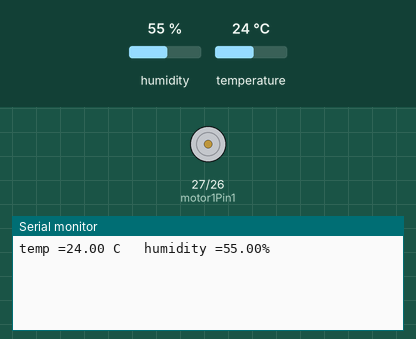
This sketch was run on a simulated ESP32. Parts: motor-driver pin pairs drawn as motors (green arrow = first pin HIGH = forward, orange = second pin HIGH = backward, longer = more drive, scaled by the enable pin), the last lines printed to the serial monitor. The test bench sets the inputs (shaded band); at power-on: temperature 24 °C, humidity 55 %.

Above: at 4.2 s.
4.3 s: temperature set to 28 °C
At 6.7 s:
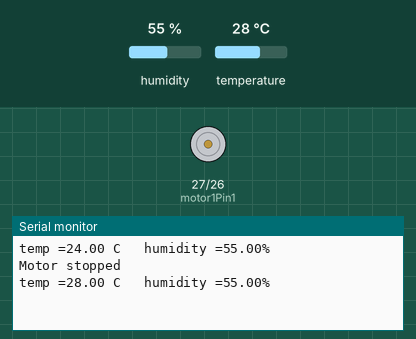
10.5 s: temperature set to 31 °C
At 16.1 s:
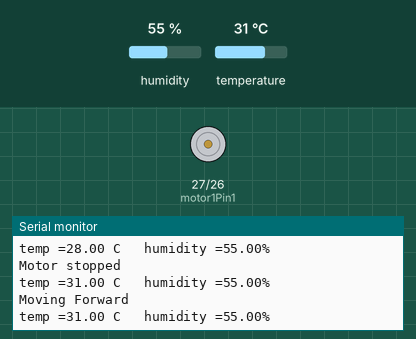
16.5 s: temperature set to 12 °C
At 19.3 s:
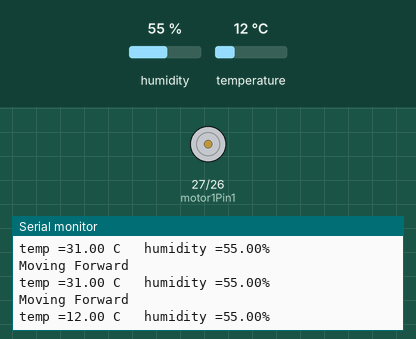
22.6 s: temperature set to 33 °C
At 25.6 s:
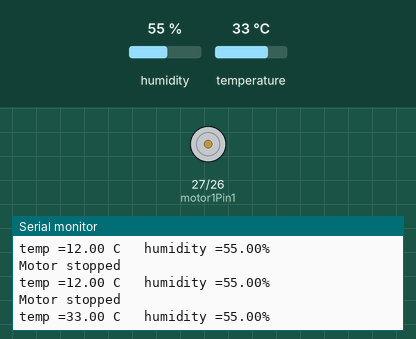
Timing chart, 0 to 27.1 s (numbered marks = the images above; inputs shaded):
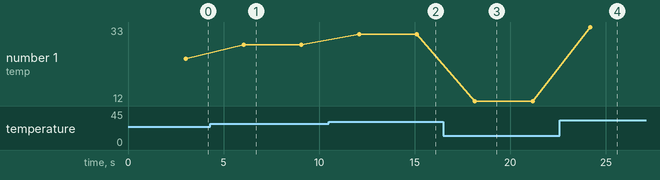

The sketch:

fan.ino
```cpp
/*the aim of this project is to make an automated fan that is controled by  the temperature Redings of a DHT11 sensor ->
if the temp read is greater than a certain value the fan automatically goes on */
#include<DHT.h>
#define PIN_DHT 33
DHT dht(PIN_DHT , DHT11); /*(pin , DHT model ) ->creating an object */

//pins initialization
int motor1Pin1 = 27;
int motor1Pin2 = 26;
int enable1Pin = 14;

// Setting PWM properties
const int freq = 30000;
const int pwmChannel = 0;
const int resolution = 8;
int dutyCycle = 200;

void setup() {

  // initializing the DHT11
  dht.begin();
  delay(3000);//2 sec delay

  // sets the pins as outputs:
  pinMode(motor1Pin1, OUTPUT);
  pinMode(motor1Pin2, OUTPUT);
  pinMode(enable1Pin, OUTPUT);

  // configure LED PWM functionalitites
  ledcSetup(pwmChannel, freq, resolution);

  // attach the channel to the GPIO to be controlled
  ledcAttachPin(enable1Pin, pwmChannel);

  Serial.begin(115200);


}

void loop() {
  // put your main code here, to run repeatedly:
 float temp = dht.readTemperature();
 float humidity = dht.readHumidity();

 Serial.print("temp =");
 Serial.print(temp );
 Serial.print( " C   ");
 Serial.print("humidity =" );
 Serial.print(humidity );
 Serial.print("%");
 delay(3000);
 Serial.println();
  if(temp >=30){
    fan_on();
  }else{
    fan_OFF();
  }


}
void fan_on()
{
// Move the DC motor forward at maximum speed
  Serial.println("Moving Forward");
  digitalWrite(motor1Pin1, LOW);
  digitalWrite(motor1Pin2, HIGH);

}
void fan_OFF()
{

  // Stop the DC motor
  Serial.println("Motor stopped");
  digitalWrite(motor1Pin1, LOW);
  digitalWrite(motor1Pin2, LOW);

}
```

Measured:
- after the input at 4.3 s, the serial monitor: prints a new line after 1.7 s (image 1)
- after the input at 10.5 s, the serial monitor: prints a new line after 1.6 s (image 2)
- after the input at 16.5 s, the serial monitor: prints a new line after 1.6 s (image 3)
- after the input at 22.6 s, the serial monitor: prints a new line after 1.6 s (image 4)
- plotted number 1: 24 → 28 after the input at 4.3 s, 28 → 31 after the input at 10.5 s, 31 → 12 after the input at 16.5 s, 12 → 33 after the input at 22.6 s
